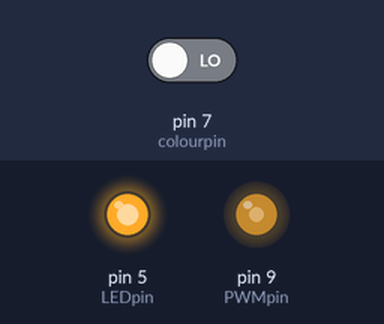
Recording of a sketch running on a simulated Arduino Uno, built with avr-gcc and run on an emulated ATmega328P. Parts: output pins drawn as LEDs (lit = HIGH). The test bench sets the inputs (shaded band); at power-on: pin 7 (colourpin) LOW. What the sketch prints to the serial monitor is not drawn.

Above: at 1.3 s.
1.4 s: pin 7 (colourpin) driven HIGH
Timing chart, 0 to 4.4 s (numbered marks = the images above; inputs shaded):
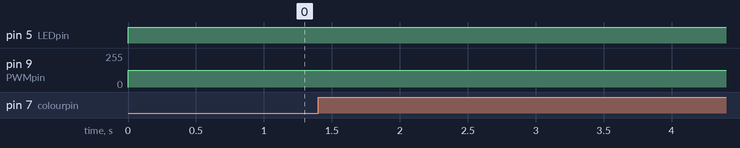

Measured:
- after the input at 1.4 s, every drawn part: stays the same

The sketch:

LDR_colour_detector.ino
```cpp
int LEDpin = 5;
int PWMpin = 9;
int colourpin = 7;

void setup() {
  // put your setup code here, to run once:
  pinMode(LEDpin, OUTPUT);
  pinMode(PWMpin, OUTPUT);
  pinMode(colourpin, INPUT);

  Serial.begin(9600);
}

void loop() {
  // put your main code here, to run repeatedly:
int PWM_out_level, colour;

//Controls strength of signal from pin
PWM_out_level = 127;

analogWrite(PWMpin, PWM_out_level);

digitalWrite(LEDpin, HIGH);

colour = digitalRead(colourpin);

//If the fruit is blue (unripe), the signal from the amplifier will be high
if (colour == 1) {

  Serial.println("Blue");
}

//If the fruit is red (ripe), the signal from the amplifier will bev low)
else if (colour == 0) {

  Serial.println("Red");
}
//Delay so it is easier to read the signal monitor.
delay(250);
}
```
